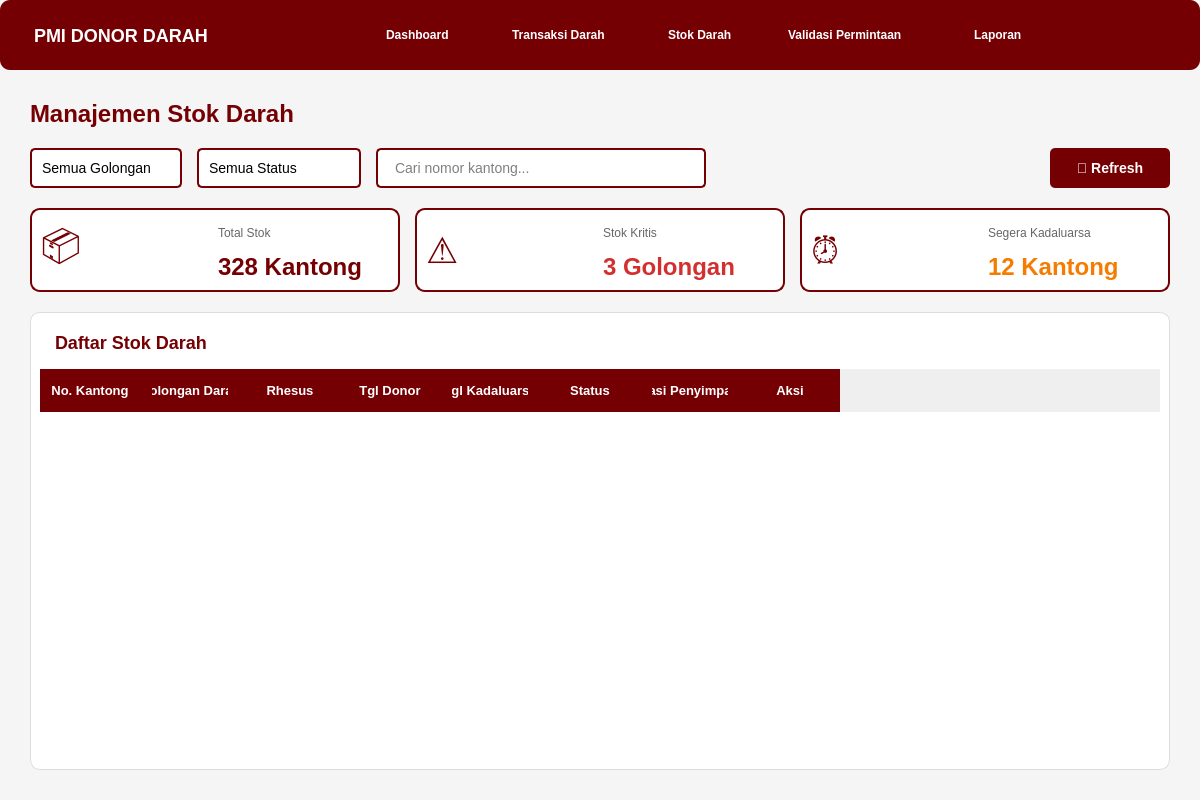
<?xml version="1.0" encoding="UTF-8"?>
<ui version="4.0">
 <class>MainWindow</class>
 <widget class="QMainWindow" name="MainWindow">
  <property name="geometry">
   <rect>
    <x>0</x>
    <y>0</y>
    <width>1200</width>
    <height>800</height>
   </rect>
  </property>
  <property name="windowTitle">
   <string>Dashboard PMI - Donor Darah</string>
  </property>
  <property name="styleSheet">
   <string notr="true">
QMainWindow {
    background-color: #f5f5f5;
}
QPushButton {
    border: none;
    padding: 10px 20px;
    border-radius: 5px;
    font-weight: bold;
}
QPushButton:hover {
    opacity: 0.8;
}
QFrame {
    border-radius: 10px;
}
QLabel {
    color: #333333;
}
   </string>
  </property>
  <widget class="QWidget" name="centralwidget">
   <layout class="QVBoxLayout" name="verticalLayout">
    <property name="spacing">
     <number>0</number>
    </property>
    <property name="leftMargin">
     <number>0</number>
    </property>
    <property name="topMargin">
     <number>0</number>
    </property>
    <property name="rightMargin">
     <number>0</number>
    </property>
    <property name="bottomMargin">
     <number>0</number>
    </property>
    <item>
     <widget class="QFrame" name="navbar">
      <property name="minimumSize">
       <size>
        <width>0</width>
        <height>70</height>
       </size>
      </property>
      <property name="maximumSize">
       <size>
        <width>16777215</width>
        <height>70</height>
       </size>
      </property>
      <property name="styleSheet">
       <string notr="true">
QFrame#navbar {
    background-color: #750003;
}
QPushButton {
    color: white;
    background-color: transparent;
    text-align: left;
    padding: 15px 25px;
}
QPushButton:hover {
    background-color: rgba(255, 255, 255, 0.1);
}
QPushButton:pressed {
    background-color: rgba(255, 255, 255, 0.2);
}
       </string>
      </property>
      <property name="frameShape">
       <enum>QFrame::StyledPanel</enum>
      </property>
      <layout class="QHBoxLayout" name="horizontalLayout">
       <item>
        <widget class="QLabel" name="logoLabel">
         <property name="minimumSize">
          <size>
           <width>200</width>
           <height>0</height>
          </size>
         </property>
         <property name="styleSheet">
          <string notr="true">color: white; font-size: 18px; font-weight: bold; padding-left: 20px;</string>
         </property>
         <property name="text">
          <string>PMI DONOR DARAH</string>
         </property>
        </widget>
       </item>
       <item>
        <spacer name="horizontalSpacer">
         <property name="orientation">
          <enum>Qt::Horizontal</enum>
         </property>
         <property name="sizeHint" stdset="0">
          <size>
           <width>40</width>
           <height>20</height>
          </size>
         </property>
        </spacer>
       </item>
       <item>
        <widget class="QPushButton" name="btnDashboard">
         <property name="minimumSize">
          <size>
           <width>120</width>
           <height>0</height>
          </size>
         </property>
         <property name="text">
          <string>Dashboard</string>
         </property>
        </widget>
       </item>
       <item>
        <widget class="QPushButton" name="btnTransaksi">
         <property name="minimumSize">
          <size>
           <width>150</width>
           <height>0</height>
          </size>
         </property>
         <property name="text">
          <string>Transaksi Darah</string>
         </property>
        </widget>
       </item>
       <item>
        <widget class="QPushButton" name="btnStok">
         <property name="minimumSize">
          <size>
           <width>100</width>
           <height>0</height>
          </size>
         </property>
         <property name="text">
          <string>Stok Darah</string>
         </property>
        </widget>
       </item>
       <item>
        <widget class="QPushButton" name="btnValidasi">
         <property name="minimumSize">
          <size>
           <width>180</width>
           <height>0</height>
          </size>
         </property>
         <property name="text">
          <string>Validasi Permintaan</string>
         </property>
        </widget>
       </item>
       <item>
        <widget class="QPushButton" name="btnLaporan">
         <property name="minimumSize">
          <size>
           <width>100</width>
           <height>0</height>
          </size>
         </property>
         <property name="text">
          <string>Laporan</string>
         </property>
        </widget>
       </item>
       <item>
        <spacer name="horizontalSpacer_2">
         <property name="orientation">
          <enum>Qt::Horizontal</enum>
         </property>
         <property name="sizeHint" stdset="0">
          <size>
           <width>40</width>
           <height>20</height>
          </size>
         </property>
        </spacer>
       </item>
      </layout>
     </widget>
    </item>
    <item>
     <widget class="QWidget" name="stokDarahPage">
      <layout class="QVBoxLayout" name="verticalLayout_2">
       <property name="spacing">
        <number>20</number>
       </property>
       <property name="leftMargin">
        <number>30</number>
       </property>
       <property name="topMargin">
        <number>30</number>
       </property>
       <property name="rightMargin">
        <number>30</number>
       </property>
       <property name="bottomMargin">
        <number>30</number>
       </property>
       <item>
        <widget class="QLabel" name="titleLabel">
         <property name="styleSheet">
          <string notr="true">font-size: 24px; font-weight: bold; color: #750003;</string>
         </property>
         <property name="text">
          <string>Manajemen Stok Darah</string>
         </property>
        </widget>
       </item>
       <item>
        <layout class="QHBoxLayout" name="filterLayout">
         <property name="spacing">
          <number>15</number>
         </property>
         <item>
          <widget class="QComboBox" name="filterGolongan">
           <property name="minimumSize">
            <size>
             <width>150</width>
             <height>40</height>
            </size>
           </property>
           <property name="styleSheet">
            <string notr="true">
QComboBox {
    background-color: white;
    border: 2px solid #750003;
    border-radius: 5px;
    padding: 5px 10px;
    font-size: 14px;
}
QComboBox:hover {
    border-color: #950005;
}
QComboBox::drop-down {
    border: none;
}
QComboBox::down-arrow {
    image: none;
    border-left: 5px solid transparent;
    border-right: 5px solid transparent;
    border-top: 5px solid #750003;
    margin-right: 10px;
}
            </string>
           </property>
           <item>
            <property name="text">
             <string>Semua Golongan</string>
            </property>
           </item>
           <item>
            <property name="text">
             <string>A+</string>
            </property>
           </item>
           <item>
            <property name="text">
             <string>A-</string>
            </property>
           </item>
           <item>
            <property name="text">
             <string>B+</string>
            </property>
           </item>
           <item>
            <property name="text">
             <string>B-</string>
            </property>
           </item>
           <item>
            <property name="text">
             <string>AB+</string>
            </property>
           </item>
           <item>
            <property name="text">
             <string>AB-</string>
            </property>
           </item>
           <item>
            <property name="text">
             <string>O+</string>
            </property>
           </item>
           <item>
            <property name="text">
             <string>O-</string>
            </property>
           </item>
          </widget>
         </item>
         <item>
          <widget class="QComboBox" name="filterStatus">
           <property name="minimumSize">
            <size>
             <width>150</width>
             <height>40</height>
            </size>
           </property>
           <property name="styleSheet">
            <string notr="true">
QComboBox {
    background-color: white;
    border: 2px solid #750003;
    border-radius: 5px;
    padding: 5px 10px;
    font-size: 14px;
}
QComboBox:hover {
    border-color: #950005;
}
QComboBox::drop-down {
    border: none;
}
QComboBox::down-arrow {
    image: none;
    border-left: 5px solid transparent;
    border-right: 5px solid transparent;
    border-top: 5px solid #750003;
    margin-right: 10px;
}
            </string>
           </property>
           <item>
            <property name="text">
             <string>Semua Status</string>
            </property>
           </item>
           <item>
            <property name="text">
             <string>Tersedia</string>
            </property>
           </item>
           <item>
            <property name="text">
             <string>Kritis</string>
            </property>
           </item>
           <item>
            <property name="text">
             <string>Segera Kadaluarsa</string>
            </property>
           </item>
          </widget>
         </item>
         <item>
          <widget class="QLineEdit" name="searchBox">
           <property name="minimumSize">
            <size>
             <width>250</width>
             <height>40</height>
            </size>
           </property>
           <property name="styleSheet">
            <string notr="true">
QLineEdit {
    background-color: white;
    border: 2px solid #750003;
    border-radius: 5px;
    padding: 5px 15px;
    font-size: 14px;
}
QLineEdit:focus {
    border-color: #950005;
}
            </string>
           </property>
           <property name="placeholderText">
            <string>Cari nomor kantong...</string>
           </property>
          </widget>
         </item>
         <item>
          <spacer name="horizontalSpacer_3">
           <property name="orientation">
            <enum>Qt::Horizontal</enum>
           </property>
           <property name="sizeHint" stdset="0">
            <size>
             <width>40</width>
             <height>20</height>
            </size>
           </property>
          </spacer>
         </item>
         <item>
          <widget class="QPushButton" name="btnRefresh">
           <property name="minimumSize">
            <size>
             <width>120</width>
             <height>40</height>
            </size>
           </property>
           <property name="styleSheet">
            <string notr="true">
QPushButton {
    background-color: #750003;
    color: white;
    border: none;
    border-radius: 5px;
    font-size: 14px;
    font-weight: bold;
}
QPushButton:hover {
    background-color: #950005;
}
QPushButton:pressed {
    background-color: #550002;
}
            </string>
           </property>
           <property name="text">
            <string>🔄 Refresh</string>
           </property>
          </widget>
         </item>
        </layout>
       </item>
       <item>
        <layout class="QHBoxLayout" name="summaryLayout">
         <property name="spacing">
          <number>15</number>
         </property>
         <item>
          <widget class="QFrame" name="cardTotalStok">
           <property name="styleSheet">
            <string notr="true">
QFrame#cardTotalStok {
    background-color: white;
    border: 2px solid #750003;
}
            </string>
           </property>
           <property name="frameShape">
            <enum>QFrame::StyledPanel</enum>
           </property>
           <layout class="QHBoxLayout" name="horizontalLayout_2">
            <item>
             <widget class="QLabel" name="iconTotal">
              <property name="styleSheet">
               <string notr="true">font-size: 36px; color: #750003;</string>
              </property>
              <property name="text">
               <string>📦</string>
              </property>
             </widget>
            </item>
            <item>
             <layout class="QVBoxLayout" name="verticalLayout_3">
              <item>
               <widget class="QLabel" name="lblTotalStok">
                <property name="styleSheet">
                 <string notr="true">font-size: 12px; color: #666;</string>
                </property>
                <property name="text">
                 <string>Total Stok</string>
                </property>
               </widget>
              </item>
              <item>
               <widget class="QLabel" name="valueTotalStok">
                <property name="styleSheet">
                 <string notr="true">font-size: 24px; font-weight: bold; color: #750003;</string>
                </property>
                <property name="text">
                 <string>328 Kantong</string>
                </property>
               </widget>
              </item>
             </layout>
            </item>
           </layout>
          </widget>
         </item>
         <item>
          <widget class="QFrame" name="cardKritis">
           <property name="styleSheet">
            <string notr="true">
QFrame#cardKritis {
    background-color: white;
    border: 2px solid #750003;
}
            </string>
           </property>
           <property name="frameShape">
            <enum>QFrame::StyledPanel</enum>
           </property>
           <layout class="QHBoxLayout" name="horizontalLayout_3">
            <item>
             <widget class="QLabel" name="iconKritis">
              <property name="styleSheet">
               <string notr="true">font-size: 36px; color: #750003;</string>
              </property>
              <property name="text">
               <string>⚠️</string>
              </property>
             </widget>
            </item>
            <item>
             <layout class="QVBoxLayout" name="verticalLayout_4">
              <item>
               <widget class="QLabel" name="lblKritis">
                <property name="styleSheet">
                 <string notr="true">font-size: 12px; color: #666;</string>
                </property>
                <property name="text">
                 <string>Stok Kritis</string>
                </property>
               </widget>
              </item>
              <item>
               <widget class="QLabel" name="valueKritis">
                <property name="styleSheet">
                 <string notr="true">font-size: 24px; font-weight: bold; color: #d32f2f;</string>
                </property>
                <property name="text">
                 <string>3 Golongan</string>
                </property>
               </widget>
              </item>
             </layout>
            </item>
           </layout>
          </widget>
         </item>
         <item>
          <widget class="QFrame" name="cardKadaluarsa">
           <property name="styleSheet">
            <string notr="true">
QFrame#cardKadaluarsa {
    background-color: white;
    border: 2px solid #750003;
}
            </string>
           </property>
           <property name="frameShape">
            <enum>QFrame::StyledPanel</enum>
           </property>
           <layout class="QHBoxLayout" name="horizontalLayout_4">
            <item>
             <widget class="QLabel" name="iconKadaluarsa">
              <property name="styleSheet">
               <string notr="true">font-size: 36px; color: #750003;</string>
              </property>
              <property name="text">
               <string>⏰</string>
              </property>
             </widget>
            </item>
            <item>
             <layout class="QVBoxLayout" name="verticalLayout_5">
              <item>
               <widget class="QLabel" name="lblKadaluarsa">
                <property name="styleSheet">
                 <string notr="true">font-size: 12px; color: #666;</string>
                </property>
                <property name="text">
                 <string>Segera Kadaluarsa</string>
                </property>
               </widget>
              </item>
              <item>
               <widget class="QLabel" name="valueKadaluarsa">
                <property name="styleSheet">
                 <string notr="true">font-size: 24px; font-weight: bold; color: #f57c00;</string>
                </property>
                <property name="text">
                 <string>12 Kantong</string>
                </property>
               </widget>
              </item>
             </layout>
            </item>
           </layout>
          </widget>
         </item>
        </layout>
       </item>
       <item>
        <widget class="QFrame" name="tableFrame">
         <property name="styleSheet">
          <string notr="true">
QFrame#tableFrame {
    background-color: white;
    border: 1px solid #ddd;
}
          </string>
         </property>
         <property name="frameShape">
          <enum>QFrame::StyledPanel</enum>
         </property>
         <layout class="QVBoxLayout" name="verticalLayout_6">
          <item>
           <widget class="QLabel" name="lblTableTitle">
            <property name="styleSheet">
             <string notr="true">font-size: 18px; font-weight: bold; color: #750003; padding: 10px;</string>
            </property>
            <property name="text">
             <string>Daftar Stok Darah</string>
            </property>
           </widget>
          </item>
          <item>
           <widget class="QTableWidget" name="tableStok">
            <property name="styleSheet">
             <string notr="true">
QTableWidget {
    border: none;
    background-color: white;
    gridline-color: #f0f0f0;
}
QHeaderView::section {
    background-color: #750003;
    color: white;
    padding: 12px;
    border: none;
    font-weight: bold;
    font-size: 13px;
}
QTableWidget::item {
    padding: 10px;
    border-bottom: 1px solid #f0f0f0;
}
QTableWidget::item:selected {
    background-color: #ffeaea;
    color: #333333;
}
             </string>
            </property>
            <property name="alternatingRowColors">
             <bool>true</bool>
            </property>
            <property name="selectionBehavior">
             <enum>QAbstractItemView::SelectRows</enum>
            </property>
            <column>
             <property name="text">
              <string>No. Kantong</string>
             </property>
            </column>
            <column>
             <property name="text">
              <string>Golongan Darah</string>
             </property>
            </column>
            <column>
             <property name="text">
              <string>Rhesus</string>
             </property>
            </column>
            <column>
             <property name="text">
              <string>Tgl Donor</string>
             </property>
            </column>
            <column>
             <property name="text">
              <string>Tgl Kadaluarsa</string>
             </property>
            </column>
            <column>
             <property name="text">
              <string>Status</string>
             </property>
            </column>
            <column>
             <property name="text">
              <string>Lokasi Penyimpanan</string>
             </property>
            </column>
            <column>
             <property name="text">
              <string>Aksi</string>
             </property>
            </column>
           </widget>
          </item>
         </layout>
        </widget>
       </item>
      </layout>
     </widget>
    </item>
   </layout>
  </widget>
 </widget>
 <resources/>
 <connections/>
</ui>
